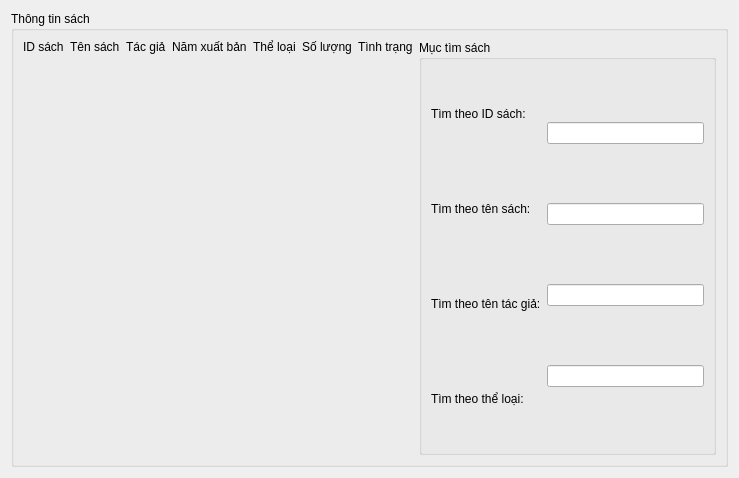
<?xml version="1.0" encoding="UTF-8"?>
<ui version="4.0">
 <class>timsach</class>
 <widget class="QDialog" name="timsach">
  <property name="geometry">
   <rect>
    <x>0</x>
    <y>0</y>
    <width>739</width>
    <height>478</height>
   </rect>
  </property>
  <property name="windowTitle">
   <string>Dialog</string>
  </property>
  <layout class="QHBoxLayout" name="horizontalLayout_4">
   <item>
    <layout class="QHBoxLayout" name="horizontalLayout">
     <item>
      <widget class="QGroupBox" name="groupBox_7">
       <property name="title">
        <string>Thông tin sách</string>
       </property>
       <layout class="QHBoxLayout" name="horizontalLayout_3">
        <item>
         <layout class="QVBoxLayout" name="verticalLayout_8">
          <item>
           <layout class="QHBoxLayout" name="horizontalLayout_10">
            <item>
             <widget class="QLabel" name="label_30">
              <property name="text">
               <string>ID sách</string>
              </property>
             </widget>
            </item>
            <item>
             <widget class="QLabel" name="label_31">
              <property name="text">
               <string>Tên sách</string>
              </property>
             </widget>
            </item>
            <item>
             <widget class="QLabel" name="label_32">
              <property name="text">
               <string>Tác giả</string>
              </property>
             </widget>
            </item>
            <item>
             <widget class="QLabel" name="label_33">
              <property name="text">
               <string>Năm xuất bản</string>
              </property>
             </widget>
            </item>
            <item>
             <widget class="QLabel" name="label_34">
              <property name="text">
               <string>Thể loại</string>
              </property>
             </widget>
            </item>
            <item>
             <widget class="QLabel" name="label_35">
              <property name="text">
               <string>Số lượng</string>
              </property>
             </widget>
            </item>
            <item>
             <widget class="QLabel" name="label_36">
              <property name="text">
               <string>Tình trạng</string>
              </property>
             </widget>
            </item>
           </layout>
          </item>
          <item>
           <spacer name="verticalSpacer_4">
            <property name="orientation">
             <enum>Qt::Vertical</enum>
            </property>
            <property name="sizeHint" stdset="0">
             <size>
              <width>20</width>
              <height>40</height>
             </size>
            </property>
           </spacer>
          </item>
         </layout>
        </item>
        <item>
         <widget class="QGroupBox" name="groupBox_8">
          <property name="title">
           <string>Mục tìm sách</string>
          </property>
          <layout class="QHBoxLayout" name="horizontalLayout_2">
           <item>
            <layout class="QHBoxLayout" name="horizontalLayout_11">
             <item>
              <layout class="QVBoxLayout" name="verticalLayout_4">
               <item>
                <widget class="QLabel" name="label_37">
                 <property name="text">
                  <string>Tìm theo ID sách:</string>
                 </property>
                </widget>
               </item>
               <item>
                <widget class="QLabel" name="label_38">
                 <property name="text">
                  <string>Tìm theo tên sách:</string>
                 </property>
                </widget>
               </item>
               <item>
                <widget class="QLabel" name="label_39">
                 <property name="text">
                  <string>Tìm theo tên tác giả:</string>
                 </property>
                </widget>
               </item>
               <item>
                <widget class="QLabel" name="label_40">
                 <property name="text">
                  <string>Tìm theo thể loại:</string>
                 </property>
                </widget>
               </item>
              </layout>
             </item>
            </layout>
           </item>
           <item>
            <layout class="QVBoxLayout" name="verticalLayout_9">
             <item>
              <widget class="QLineEdit" name="lineEdit_9"/>
             </item>
             <item>
              <widget class="QLineEdit" name="lineEdit_10"/>
             </item>
             <item>
              <widget class="QLineEdit" name="lineEdit_11"/>
             </item>
             <item>
              <widget class="QLineEdit" name="lineEdit_12"/>
             </item>
            </layout>
           </item>
          </layout>
         </widget>
        </item>
       </layout>
      </widget>
     </item>
    </layout>
   </item>
  </layout>
 </widget>
 <resources/>
 <connections/>
</ui>
